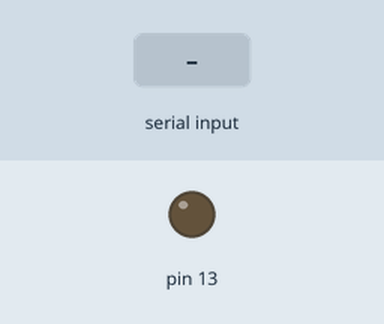
Recording of a sketch running on a simulated Arduino Uno, built with avr-gcc and run on an emulated ATmega328P. On the bench: output pins drawn as LEDs (lit = HIGH). The inputs (shaded band) are chosen by the test bench.

Above: at 1.2 s.
1.3 s: "1" received over Serial
At 1.9 s:
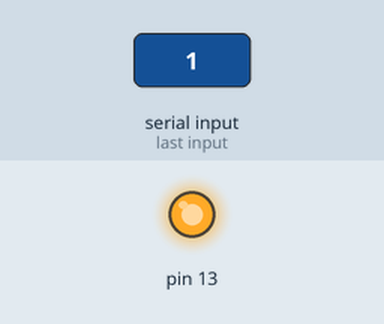
2.8 s: "0" received over Serial
At 3.1 s:
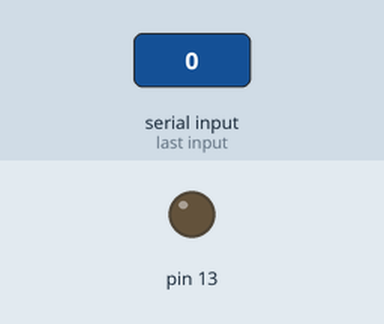
Timing chart, 0 to 5.8 s (numbered marks = the images above; inputs shaded):
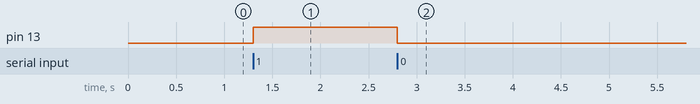

The sketch:

SerialTest.ino
```cpp
char getinput;

void setup() {
  pinMode(13, OUTPUT);
  // 시리얼 통신 시작 (boadrate: 9600)
  Serial.begin(9600);
}

void loop() {
  if(Serial.available()){
    getinput = Serial.read();
    if (getinput == '1') {
      digitalWrite(13, HIGH);
    } else if (getinput == '0') {
      digitalWrite(13, LOW);
    }

  }
}
```

Measured:
- after the input at 1.3 s, pin 13: LOW → HIGH at once
- after the input at 2.8 s, pin 13: HIGH → LOW at once
